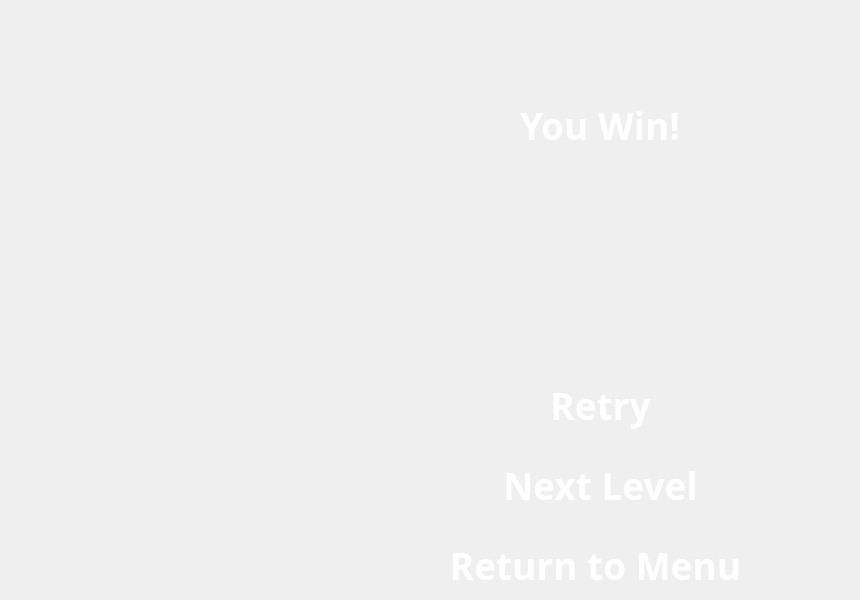
    <widget class="QWidget" name="page3">
     <widget class="QLabel" name="star3">
      <property name="geometry">
       <rect>
        <x>720</x>
        <y>180</y>
        <width>131</width>
        <height>141</height>
       </rect>
      </property>
      <property name="text">
       <string/>
      </property>
      <property name="pixmap">
       <pixmap>:/E:/DS Project Stuff/Images/star.png</pixmap>
      </property>
      <property name="scaledContents">
       <bool>true</bool>
      </property>
     </widget>
     <widget class="QPushButton" name="nextLevel_button">
      <property name="geometry">
       <rect>
        <x>470</x>
        <y>460</y>
        <width>261</width>
        <height>51</height>
       </rect>
      </property>
      <property name="font">
       <font>
        <family>Probert</family>
        <pointsize>28</pointsize>
        <bold>true</bold>
       </font>
      </property>
      <property name="focusPolicy">
       <enum>Qt::StrongFocus</enum>
      </property>
      <property name="styleSheet">
       <string notr="true">QPushButton {
border-top-right-radius:15;
border-bottom-right-radius:15;
border-top-left-radius:15;
border-bottom-left-radius:15;
color: rgb(255, 255, 255);
}
QPushButton:hover {
background-color: #C4A484;
}

QPushButton::!enabled 
{
border-top-right-radius:15;
border-bottom-right-radius:15;
border-top-left-radius:15;
border-bottom-left-radius:15;
color: grey;

}

</string>
      </property>
      <property name="text">
       <string>Next Level</string>
      </property>
      <property name="checkable">
       <bool>false</bool>
      </property>
      <property name="flat">
       <bool>false</bool>
      </property>
     </widget>
     <widget class="QPushButton" name="retry_button">
      <property name="geometry">
       <rect>
        <x>470</x>
        <y>380</y>
        <width>261</width>
        <height>51</height>
       </rect>
      </property>
      <property name="font">
       <font>
        <family>Probert</family>
        <pointsize>28</pointsize>
        <bold>true</bold>
       </font>
      </property>
      <property name="focusPolicy">
       <enum>Qt::StrongFocus</enum>
      </property>
      <property name="styleSheet">
       <string notr="true">QPushButton {
border-top-right-radius:15;
border-bottom-right-radius:15;
border-top-left-radius:15;
border-bottom-left-radius:15;
color: rgb(255, 255, 255);
}
QPushButton:hover {
background-color: rgb(27, 177, 152);
}

</string>
      </property>
      <property name="text">
       <string>Retry</string>
      </property>
      <property name="checkable">
       <bool>false</bool>
      </property>
      <property name="flat">
       <bool>false</bool>
      </property>
     </widget>
     <widget class="QLabel" name="winner_label">
      <property name="geometry">
       <rect>
        <x>520</x>
        <y>90</y>
        <width>181</width>
        <height>71</height>
       </rect>
      </property>
      <property name="font">
       <font>
        <family>Probert</family>
        <pointsize>28</pointsize>
        <bold>true</bold>
       </font>
      </property>
      <property name="styleSheet">
       <string notr="true">
border-top-right-radius:15;
border-bottom-right-radius:15;
border-top-left-radius:15;
border-bottom-left-radius:15;
color: rgb(255, 255, 255);

</string>
      </property>
      <property name="text">
       <string>You Win!</string>
      </property>
     </widget>
     <widget class="QPushButton" name="return_button">
      <property name="geometry">
       <rect>
        <x>430</x>
        <y>540</y>
        <width>331</width>
        <height>51</height>
       </rect>
      </property>
      <property name="font">
       <font>
        <family>Probert</family>
        <pointsize>28</pointsize>
        <bold>true</bold>
       </font>
      </property>
      <property name="focusPolicy">
       <enum>Qt::StrongFocus</enum>
      </property>
      <property name="styleSheet">
       <string notr="true">QPushButton {
border-top-right-radius:15;
border-bottom-right-radius:15;
border-top-left-radius:15;
border-bottom-left-radius:15;
color: rgb(255, 255, 255);
}
QPushButton:hover {
background-color: rgb(27, 177, 152);
}

</string>
      </property>
      <property name="text">
       <string>Return to Menu</string>
      </property>
      <property name="checkable">
       <bool>false</bool>
      </property>
      <property name="flat">
       <bool>false</bool>
      </property>
     </widget>
     <widget class="QLabel" name="star2">
      <property name="geometry">
       <rect>
        <x>540</x>
        <y>180</y>
        <width>131</width>
        <height>141</height>
       </rect>
      </property>
      <property name="text">
       <string/>
      </property>
      <property name="pixmap">
       <pixmap>:/E:/DS Project Stuff/Images/star.png</pixmap>
      </property>
      <property name="scaledContents">
       <bool>true</bool>
      </property>
     </widget>
     <widget class="QLabel" name="star1">
      <property name="geometry">
       <rect>
        <x>360</x>
        <y>180</y>
        <width>131</width>
        <height>141</height>
       </rect>
      </property>
      <property name="text">
       <string/>
      </property>
      <property name="pixmap">
       <pixmap>:/E:/DS Project Stuff/Images/star.png</pixmap>
      </property>
      <property name="scaledContents">
       <bool>true</bool>
      </property>
     </widget>
    </widget>
